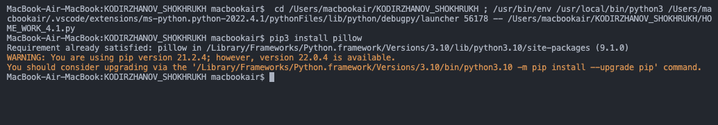
#> input picture 01.png, 718 x 125 px, shrunk from 1034 x 180 before the run
$ python HOME_WORK_4.1.py
#> lines starting #> are read from the running program, lines starting #| are printed output that depends on the picture
from PIL import Image, ImageOps

img = Image.open('01.png')
#> img is the input picture: PIL image 718x125 RGBA; mean R, G, B, A 48.2, 50.8, 56.6, 255
img2 = Image.open('02.png')
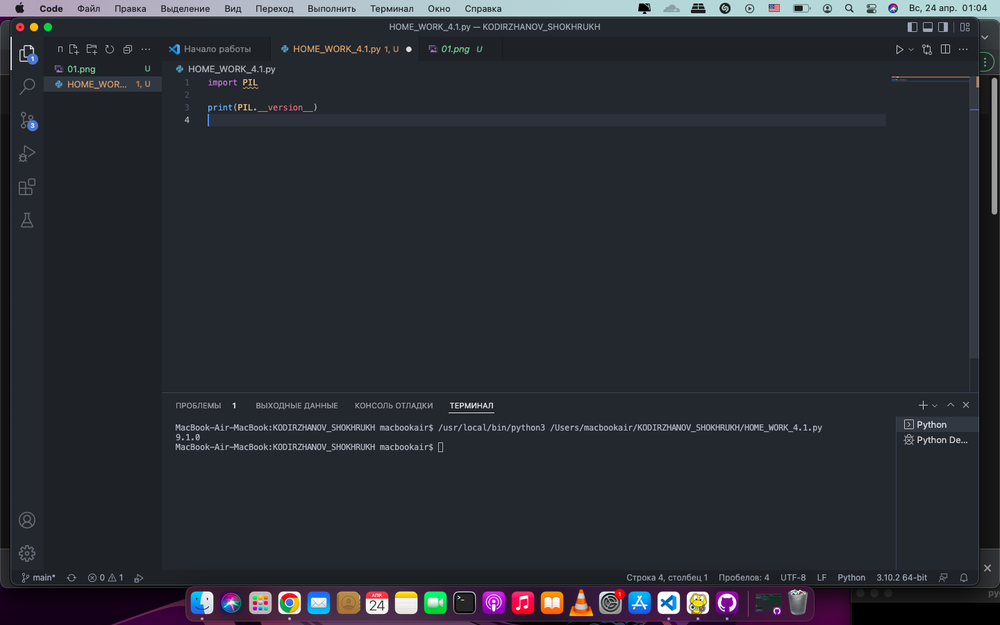
#> input picture 02.png, 1000 x 625 px, shrunk from 1440 x 900 before the run
#> img2 is the input picture: PIL image 1000x625 RGBA; mean R, G, B, A 41.7, 44.4, 51.8, 255

gray_image = ImageOps.grayscale(img)
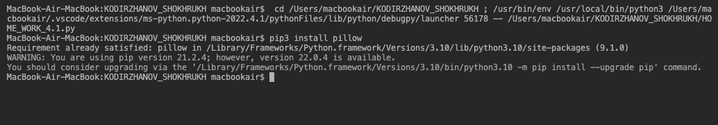
#> gray_image: PIL image 718x125 L; min 1, max 204, mean 51
gray2_image = ImageOps.grayscale(img2)
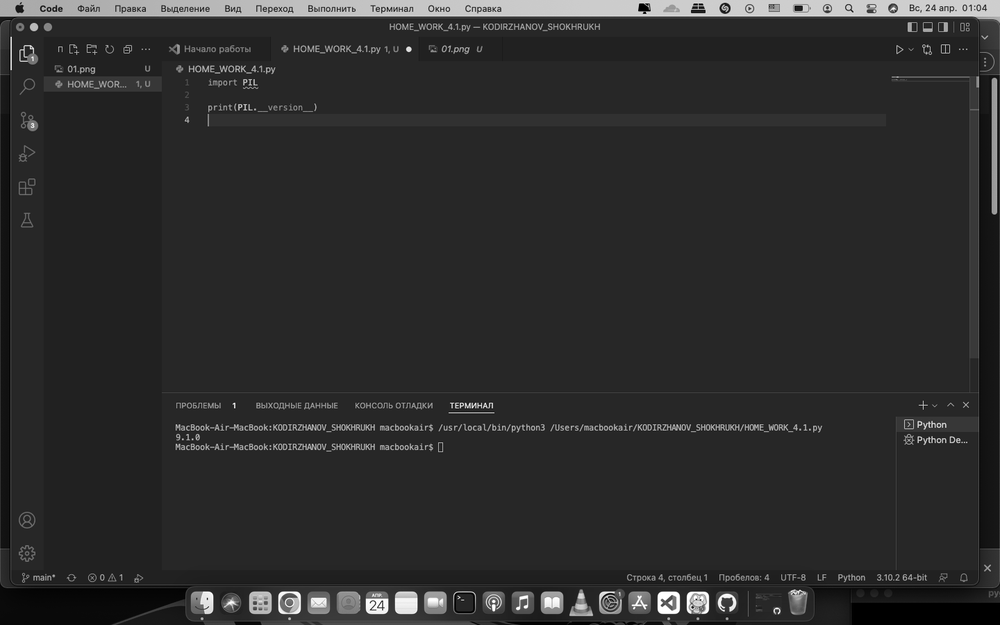
#> gray2_image: PIL image 1000x625 L; min 0, max 255, mean 44.7
gray_image.save('gray_image.png')
gray2_image.save('gray2_image.png')

img.show()
img2.show()
